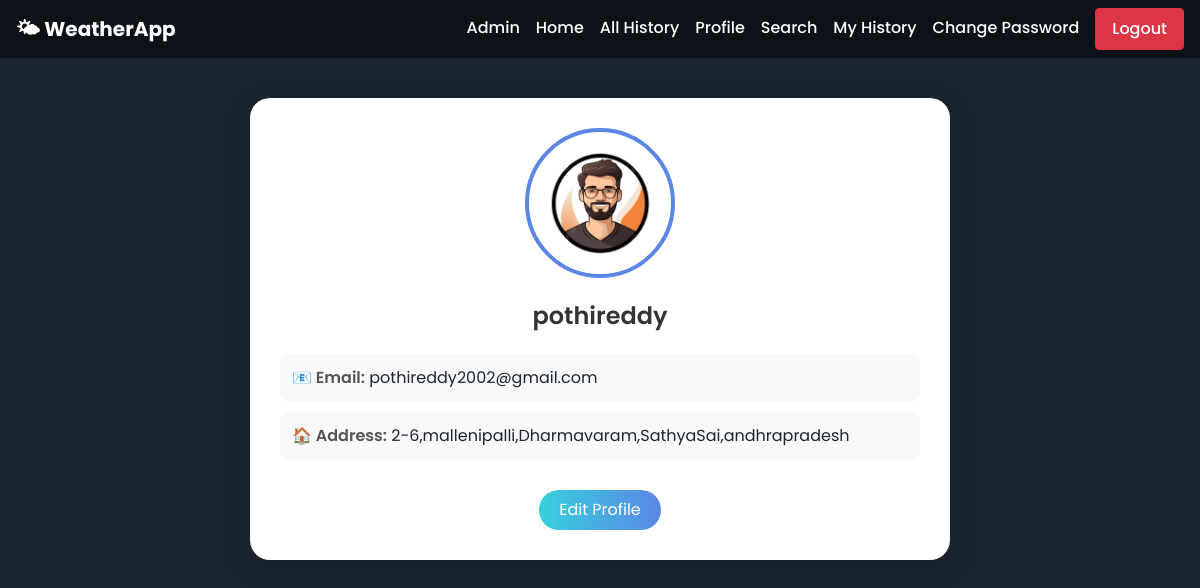
The page /profile_display/ (signed in) on the database its author committed.
### app/models.py (models this page shows)
class Profile(models.Model):
    profile_user = models.OneToOneField(User,on_delete=models.CASCADE)
    address = models.TextField()
    profile_image = models.ImageField(upload_to='media/abcd')

### app/views.py (the view)
# urls.py: path('profile_display/',profile_display,name='profile_display'),
@login_required
def profile_display(request):
    un=request.session.get('username')
    UO=User.objects.get(username=un)
    PO=Profile.objects.get(profile_user=UO)
    context = {'UO':UO,'PO':PO}
    return render(request,'profile_display.html',context)

### templates/profile_display.html (shortened to what this page needs)
{% extends 'dummy.html' %}
{% block body_block %}
<div class="profile-container">
    {% if PO.profile_image %}
        <img src="{{ PO.profile_image.url }}" class="profile-pic">
    {% else %}
        <img src="https://via.placeholder.com/150" class="profile-pic">
    {% endif %}
    <div class="profile-name">{{ UO.username }}</div>
    <div class="profile-info">
        <div class="info-box">
            <span class="label">📧 Email:</span> {{ UO.email }}
        </div>
        <div class="info-box">
            <span class="label">🏠 Address:</span> {{ PO.address }}
        </div>
    </div>
    <a href="{% url 'edit_profile' %}" class="btn btn-edit">Edit Profile</a>
</div>
{% endblock %}

### templates/dummy.html (style rules this page uses)
body { margin: 0; padding: 0; font-family: 'Poppins', sans-serif; min-height: 100vh; background: url('https://images.unsplash.com/photo-1608889175123-8ee362201f81') no-repeat center center/cover; background-color: #2c3e50; }
body::before { content: ""; position: fixed; width: 100%; height: 100%; background: rgba(0,0,0,0.4); top: 0; left: 0; z-index: -1; }
nav, .hero, .main-container, .register-wrapper, .login-container, .profile-container, .search-container, .result-container, .history-container { position: relative; z-index: 2; }

### templates/profile_display.html (style rules this page uses)
.profile-container { max-width: 700px; margin: auto; margin-top: 40px; padding: 30px; background: white; border-radius: 20px; box-shadow: 0 10px 30px rgba(0,0,0,0.1); text-align: center; }
.profile-pic { width: 150px; height: 150px; border-radius: 50%; object-fit: cover; border: 4px solid #5b86e5; margin-bottom: 20px; }
.profile-name { font-size: 24px; font-weight: 600; color: #333; }
.profile-info { margin-top: 20px; text-align: left; }
.info-box { background: #f8f9fa; padding: 12px; border-radius: 10px; margin-bottom: 10px; font-size: 16px; }
.label { font-weight: 600; color: #555; }
.btn-edit { margin-top: 20px; border-radius: 25px; padding: 8px 20px; background: linear-gradient(90deg, #36d1dc, #5b86e5); border: none; color: white; }

### rows shown on the page
Profile: profile_image (placeholder picture), address "2-6,mallenipalli,Dharmavaram,SathyaSai,andhrapradesh"

### other values the page prints
{{ UO.username }} "pothireddy"
{{ UO.email }} "pothireddy2002@gmail.com"
